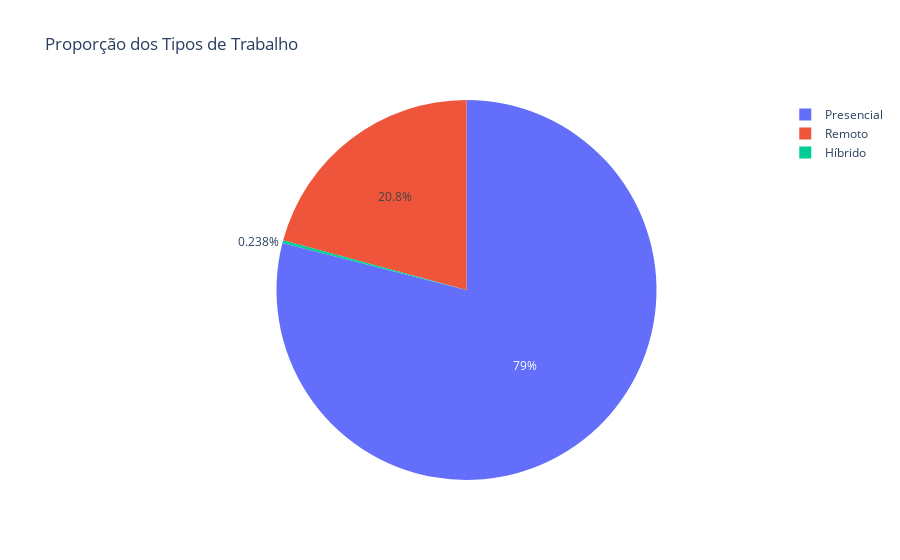

The cell this chart's notebook holds for it:
### Code cell
remoto_contagem = df_limpo['remoto'].value_counts().reset_index()
remoto_contagem.columns = ['tipo_trabalho', 'quantidade']

fig = px.pie(remoto_contagem,
    names='tipo_trabalho',
    values='quantidade',
    title='Proporção dos Tipos de Trabalho',
    color='tipo_trabalho'
)
fig.show()

### Figure 1 — Plotly figure (JSON) as saved in the notebook; plotly's stock layout.template omitted (floating-point values rounded to 4 significant figures)
{"data": [{"customdata": [["Presencial"], ["Remoto"], ["Híbrido"]], "domain": {"x": [0, 1], "y": [0, 1]}, "hovertemplate": "tipo_trabalho=%{customdata[0]}<br>quantidade=%{value}<extra></extra>", "labels": ["Presencial", "Remoto", "Híbrido"], "legendgroup": "", "marker": {"colors": ["#636efa", "#EF553B", "#00cc96"]}, "name": "", "showlegend": true, "type": "pie", "values": [105305, 27716, 318]}], "layout": {"legend": {"tracegroupgap": 0}, "title": {"text": "Proporção dos Tipos de Trabalho"}}}
